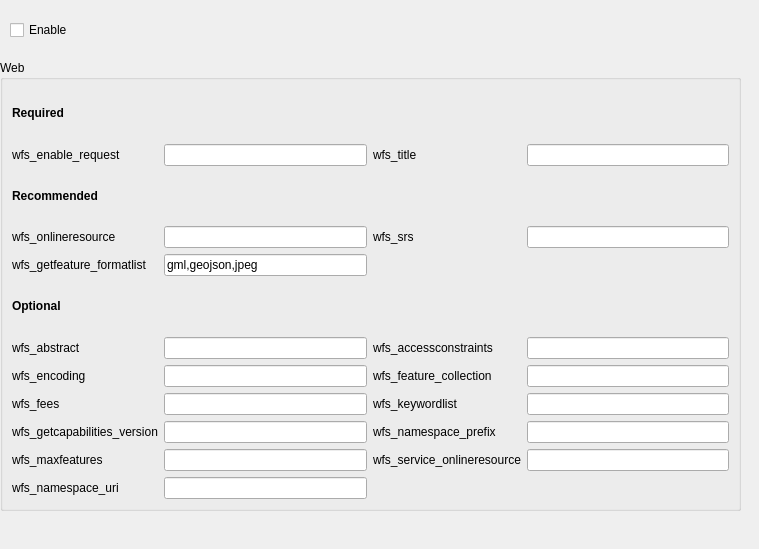
         <widget class="QFrame" name="frame">
          <property name="geometry">
           <rect>
            <x>0</x>
            <y>0</y>
            <width>759</width>
            <height>549</height>
           </rect>
          </property>
          <property name="minimumSize">
           <size>
            <width>500</width>
            <height>500</height>
           </size>
          </property>
          <widget class="QGroupBox" name="groupBoxMetadataWfs">
           <property name="enabled">
            <bool>true</bool>
           </property>
           <property name="geometry">
            <rect>
             <x>0</x>
             <y>60</y>
             <width>741</width>
             <height>451</height>
            </rect>
           </property>
           <property name="title">
            <string>Web</string>
           </property>
           <layout class="QGridLayout" name="gridLayout_10">
            <item row="8" column="2">
             <widget class="QLabel" name="label_15">
              <property name="text">
               <string>wfs_feature_collection</string>
              </property>
             </widget>
            </item>
            <item row="10" column="2">
             <widget class="QLabel" name="label_25">
              <property name="text">
               <string>wfs_namespace_prefix</string>
              </property>
             </widget>
            </item>
            <item row="1" column="1">
             <widget class="QLineEdit" name="txtMetadataWfsWebWfsEnableRequest">
              <property name="text">
               <string/>
              </property>
             </widget>
            </item>
            <item row="0" column="0">
             <widget class="QLabel" name="label_27">
              <property name="text">
               <string>&lt;html&gt;&lt;head/&gt;&lt;body&gt;&lt;p&gt;&lt;span style=&quot; font-weight:600;&quot;&gt;Required&lt;/span&gt;&lt;/p&gt;&lt;/body&gt;&lt;/html&gt;</string>
              </property>
             </widget>
            </item>
            <item row="2" column="0">
             <widget class="QLabel" name="label_28">
              <property name="text">
               <string>&lt;html&gt;&lt;head/&gt;&lt;body&gt;&lt;p&gt;&lt;span style=&quot; font-weight:600;&quot;&gt;Recommended&lt;/span&gt;&lt;/p&gt;&lt;/body&gt;&lt;/html&gt;</string>
              </property>
             </widget>
            </item>
            <item row="3" column="2">
             <widget class="QLabel" name="label_47">
              <property name="text">
               <string>wfs_srs</string>
              </property>
             </widget>
            </item>
            <item row="11" column="2">
             <widget class="QLabel" name="label_45">
              <property name="text">
               <string>wfs_service_onlineresource</string>
              </property>
             </widget>
            </item>
            <item row="1" column="3">
             <widget class="QLineEdit" name="txtMetadataWfsWebWfsTitle">
              <property name="text">
               <string/>
              </property>
             </widget>
            </item>
            <item row="12" column="0">
             <widget class="QLabel" name="label_19">
              <property name="text">
               <string>wfs_namespace_uri</string>
              </property>
             </widget>
            </item>
            <item row="11" column="3">
             <widget class="QLineEdit" name="txtMetadataWfsWebWfsServiceOnlineresource"/>
            </item>
            <item row="8" column="1">
             <widget class="QLineEdit" name="txtMetadataWfsWebWfsEncoding"/>
            </item>
            <item row="7" column="3">
             <widget class="QLineEdit" name="txtMetadataWfsWebWfsAccessconstraints"/>
            </item>
            <item row="10" column="3">
             <widget class="QLineEdit" name="txtMetadataWfsWebWfsNamespacePrefix"/>
            </item>
            <item row="7" column="2">
             <widget class="QLabel" name="label_11">
              <property name="text">
               <string>wfs_accessconstraints</string>
              </property>
             </widget>
            </item>
            <item row="9" column="1">
             <widget class="QLineEdit" name="txtMetadataWfsWebWfsFees"/>
            </item>
            <item row="10" column="1">
             <widget class="QLineEdit" name="txtMetadataWfsWebWfsGetcapabilitiesVersion"/>
            </item>
            <item row="9" column="0">
             <widget class="QLabel" name="label_14">
              <property name="text">
               <string>wfs_fees</string>
              </property>
             </widget>
            </item>
            <item row="9" column="3">
             <widget class="QLineEdit" name="txtMetadataWfsWebWfsKeywordlist"/>
            </item>
            <item row="10" column="0">
             <widget class="QLabel" name="label_16">
              <property name="text">
               <string>wfs_getcapabilities_version</string>
              </property>
             </widget>
            </item>
            <item row="12" column="1">
             <widget class="QLineEdit" name="txtMetadataWfsWebWfsNamespaceUri"/>
            </item>
            <item row="7" column="0">
             <widget class="QLabel" name="label_10">
              <property name="text">
               <string>wfs_abstract</string>
              </property>
             </widget>
            </item>
            <item row="7" column="1">
             <widget class="QLineEdit" name="txtMetadataWfsWebWfsAbstract"/>
            </item>
            <item row="11" column="0">
             <widget class="QLabel" name="label_18">
              <property name="text">
               <string>wfs_maxfeatures</string>
              </property>
             </widget>
            </item>
            <item row="11" column="1">
             <widget class="QLineEdit" name="txtMetadataWfsWebWfsMaxfeatures"/>
            </item>
            <item row="8" column="0">
             <widget class="QLabel" name="label_12">
              <property name="text">
               <string>wfs_encoding</string>
              </property>
             </widget>
            </item>
            <item row="3" column="1">
             <widget class="QLineEdit" name="txtMetadataWfsWebWfsOnlineresource">
              <property name="text">
               <string/>
              </property>
             </widget>
            </item>
            <item row="3" column="3">
             <widget class="QLineEdit" name="txtMetadataWfsWebWfsSrs"/>
            </item>
            <item row="3" column="0">
             <widget class="QLabel" name="label_26">
              <property name="text">
               <string>wfs_onlineresource</string>
              </property>
             </widget>
            </item>
            <item row="1" column="0">
             <widget class="QLabel" name="label_13">
              <property name="text">
               <string>wfs_enable_request</string>
              </property>
             </widget>
            </item>
            <item row="9" column="2">
             <widget class="QLabel" name="label_17">
              <property name="text">
               <string>wfs_keywordlist</string>
              </property>
             </widget>
            </item>
            <item row="8" column="3">
             <widget class="QLineEdit" name="txtMetadataWfsWebWfsFeatureCollection"/>
            </item>
            <item row="1" column="2">
             <widget class="QLabel" name="label_46">
              <property name="text">
               <string>wfs_title</string>
              </property>
             </widget>
            </item>
            <item row="5" column="0">
             <widget class="QLabel" name="label_33">
              <property name="text">
               <string>&lt;html&gt;&lt;head/&gt;&lt;body&gt;&lt;p&gt;&lt;span style=&quot; font-weight:600;&quot;&gt;Optional&lt;/span&gt;&lt;/p&gt;&lt;/body&gt;&lt;/html&gt;</string>
              </property>
             </widget>
            </item>
            <item row="4" column="0">
             <widget class="QLabel" name="label_71">
              <property name="text">
               <string>wfs_getfeature_formatlist</string>
              </property>
             </widget>
            </item>
            <item row="4" column="1">
             <widget class="QLineEdit" name="txtMetadataWfsWfsGetFeatureFormatList">
              <property name="text">
               <string>gml,geojson,jpeg</string>
              </property>
             </widget>
            </item>
           </layout>
          </widget>
          <widget class="QCheckBox" name="checkBoxWfs">
           <property name="geometry">
            <rect>
             <x>10</x>
             <y>20</y>
             <width>180</width>
             <height>20</height>
            </rect>
           </property>
           <property name="text">
            <string>Enable</string>
           </property>
          </widget>
         </widget>
